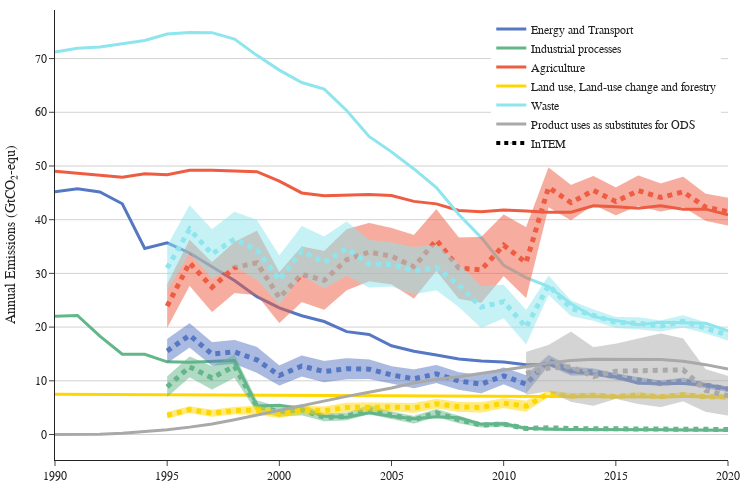

Here is the notebook cell this chart was saved with:
### Code cell
fig2 = go.Figure()

alpha = 0.6
color_1 = ["rgba(86, 119, 194, 1)", f"rgba(86, 119, 194, {alpha})"]
color_2 = ["rgba(99, 182, 137, 1)", f"rgba(99, 182, 137, {alpha})"]
color_3 = ["rgba(238,92,66, 1)", f"rgba(238,92,66, {alpha})"]
color_4 = ["rgba(255,215,0, 1)", f"rgba(255,215,0, {alpha})"]
color_5 = ["rgba(142,229,238, 1)", f"rgba(142,229,238, {alpha})"]
color_6 = ["rgba(169,169,169, 1)", f"rgba(169,169,169, {alpha})"]
color_7 = ["rgba(0, 0, 0, 1)", f"rgba(0, 0, 0, {alpha})"]

date_range = [1990, 1991, 1992, 1993, 1994, 1995, 1996, 1997, 1998, 1999, 2000, 2001, 2002, 2003,2004, 2005, 2006, 2007, 2008, 2009, 2010, 2011, 2012, 2013, 2014, 2015, 2016, 2017, 2018, 2019, 2020]
#date_range = ["2019-03-01", "2019-06-01"]

def errorbars(df, var, color, dash, name, showlegend=False):

    error_minus=df[var] - df[f"{var}_std"]
    error_plus=df[var] + df[f"{var}_std"]

    fig2.add_trace(go.Scatter(
        x=date_range,
        y=error_minus.values,
        fill=None,
        mode='lines',
        line=dict(color=color[1], width=0.1),
        showlegend=False,
        hoverinfo='skip'
        ))

    fig2.add_trace(go.Scatter(
        x=date_range,
        y=error_plus.values,
        fill="tonexty",
        mode='lines',
        line=dict(color=color[1], width=0.1),
        showlegend=False,
        hoverinfo='skip'
        ))
    
    fig2.add_trace(go.Scatter(
        x=date_range,
        y=df[var],
        mode="lines",
        line=dict(color=color[0], dash="dot", width = 0.1),
        showlegend=showlegend,
        name=name,
        hovertemplate = 'InTEM %{x|%Y}: %{y:.0f} Gt yr⁻¹<extra></extra>',
        ))

fig2.add_trace(go.Scatter(
    x=date_range,
    y=energy_both,
    mode='lines',
    line=dict(color=color_1[0], width=3.),
    showlegend=True,
    hovertemplate = 'Inventory Energy %{x|%Y}: %{y:.0f} Gt yr⁻¹<extra></extra>',
    name="Energy and Transport",
    ))

fig2.add_trace(go.Scatter(
    x=date_range,
    y=industrial_both,
    mode='lines',
    line=dict(color=color_2[0], width=3.),
    showlegend=True,
    hovertemplate = 'Inventory Industrial Processes %{x|%Y}: %{y:.0f} Gt yr⁻¹<extra></extra>',
    name="Industrial processes",
    ))

fig2.add_trace(go.Scatter(
    x=date_range,
    y=agricultural_both,
    mode='lines',
    line=dict(color=color_3[0], width=3.),
    showlegend=True,
    hovertemplate = 'Inventory Agriculture %{x|%Y}: %{y:.0f} Gt yr⁻¹<extra></extra>',
    name="Agriculture",
    ))

fig2.add_trace(go.Scatter(
    x=date_range,
    y=LULUCF_both,
    mode='lines',
    line=dict(color=color_4[0], width=3.),
    showlegend=True,
    hovertemplate = 'Inventory LULUCF %{x|%Y}: %{y:.0f} Gt yr⁻¹<extra></extra>',
    name="Land use, Land-use change and forestry",
    ))

fig2.add_trace(go.Scatter(
    x=date_range,
    y=waste_both,
    mode='lines',
    line=dict(color=color_5[0], width=3.),
    showlegend=True,
    hovertemplate = 'Inventory Waste %{x|%Y}: %{y:.0f} Gt yr⁻¹<extra></extra>',
    name="Waste",
    ))

errorbars(energy_both_intem, "InTEM_Energy", color_1, None, "InTEM")
fig2.add_trace(go.Scatter(
    x=date_range,
    y=energy_both_intem["InTEM_Energy"],
    mode='lines',
    line=dict(color=color_1[0], dash="dot", width=5),
    showlegend=False,
    hovertemplate = 'InTEM Energy %{x|%Y}: %{y:.0f} Gt yr⁻¹<extra></extra>',
    name="Energy",
    ))

errorbars(industrial_both_intem, "InTEM_Industry", color_2, None, "InTEM")
fig2.add_trace(go.Scatter(
    x=date_range,
    y=industrial_both_intem["InTEM_Industry"],
    mode='lines',
    line=dict(color=color_2[0], dash="dot", width=5),
    showlegend=False,
    hovertemplate = 'InTEM Industrial Processes %{x|%Y}: %{y:.0f} Gt yr⁻¹<extra></extra>',
    name="Industrial processes",
    ))

errorbars(agricultural_both_intem, "InTEM_Agriculture", color_3, None, "InTEM")
fig2.add_trace(go.Scatter(
    x=date_range,
    y=agricultural_both_intem["InTEM_Agriculture"],
    mode='lines',
    line=dict(color=color_3[0], dash="dot", width=5),
    showlegend=False,
    hovertemplate = 'InTEM Agriculture %{x|%Y}: %{y:.0f} Gt yr⁻¹<extra></extra>',
    name="Agriculture",
    ))

errorbars(LULUCF_both_intem, "InTEM_LULUCF", color_4, None, "InTEM")
fig2.add_trace(go.Scatter(
    x=date_range,
    y=LULUCF_both_intem["InTEM_LULUCF"],
    mode='lines',
    line=dict(color=color_4[0], dash="dot", width=5),
    showlegend=False,
    hovertemplate = 'InTEM LULUCF %{x|%Y}: %{y:.0f} Gt yr⁻¹<extra></extra>',
    name="Land use, Land-use change and forestry",
    ))

errorbars(waste_both_intem, "InTEM_Waste", color_5, None, "InTEM")
fig2.add_trace(go.Scatter(
    x=date_range,
    y=waste_both_intem["InTEM_Waste"],
    mode='lines',
    line=dict(color=color_5[0], dash="dot", width=5),
    showlegend=False,
    hovertemplate = 'InTEM Waste %{x|%Y}: %{y:.0f} Gt yr⁻¹<extra></extra>',
    name="Waste",
    ))

#fig2.add_trace(go.Scatter(
#    x=date_range,
#    y=invent_fgas_1["Total"],
#    mode='lines',
#    line=dict(color=color_6[0], width=3.),
#    showlegend=True,
#    hovertemplate = 'Inventory F Gases %{x|%Y}: %{y:.0f} Gt yr⁻¹<extra></extra>',
#    name="F Gases",
#    ))

fig2.add_trace(go.Scatter(
    x=date_range,
    y=df_test["ODS"],
    mode='lines',
    line=dict(color=color_6[0], width=3.),
    showlegend=True,
    hovertemplate = 'Inventory Product uses as substitutes for ODS %{x|%Y}: %{y:.0f} Gt yr⁻¹<extra></extra>',
    name="Product uses as substitutes for ODS",
    ))

#errorbars(df_fgas, "InTEM", color_6, None, "InTEM")
#fig2.add_trace(go.Scatter(
#    x=date_range,
#    y=df_fgas["InTEM"],
#    mode='lines',
#    line=dict(color=color_6[0], dash = "dot",  width=5),
#    showlegend=False,
#    hovertemplate = 'InTEM F Gases %{x|%Y}: %{y:.0f} Gt yr⁻¹<extra></extra>',
#    name="F Gases",
#    ))

errorbars(df_fgas, "InTEM_ODS", color_6, None, "InTEM")
fig2.add_trace(go.Scatter(
    x=date_range,
    y=df_fgas["InTEM_ODS"],
    mode='lines',
    line=dict(color=color_6[0], dash = "dot",  width=5),
    showlegend=False,
    hovertemplate = 'InTEM F Gases %{x|%Y}: %{y:.0f} Gt yr⁻¹<extra></extra>',
    name="F Gases",
    ))


fig2.add_trace(go.Scatter(
    x=[pd.Timestamp("1900-01-01"), pd.Timestamp("1900-01-02")],
    y=[0., 0.],
    line=dict(color="black", dash="dot", width=4),
    marker=dict(opacity=0., size=0),
    showlegend=True,
    name="InTEM"
    ))
    
fig2.update_layout(
    yaxis_title="Annual Emissions (GtCO₂-equ)",
    template="simple_white",
    autosize=False,
    width=750,
    height=500,
    legend=dict(
        yanchor="top",
        y=0.99,
        xanchor="right",
        x=0.99,
        traceorder="normal"),
    margin=dict(l=55, r=10, t=10, b=40),
    # paper_bgcolor='rgba(0,0,0,0)',
    # plot_bgcolor='rgba(0,0,0,0)'
)
    


fig2.update_yaxes(showgrid=True, gridwidth=1, gridcolor='Lightgrey')

fig2.layout.font.size=12
fig2.layout.font.family="Arial"

#fig2.write_image("Annual_Emissions_by_sector.png")
#fig2.write_image("Annual_Emissions_by_sector.pdf")
#fig2.write_html("Annual_Emissions_by_sector.html")

fig2.show()

### Figure 1 — Plotly figure (JSON) as saved in the notebook; plotly's stock layout.template omitted (floating-point values rounded to 4 significant figures)
{"data": [{"hovertemplate": "Inventory Energy %{x|%Y}: %{y:.0f} Gt yr⁻¹<extra></extra>", "line": {"color": "rgba(86, 119, 194, 1)", "width": 3}, "mode": "lines", "name": "Energy and Transport", "showlegend": true, "type": "scatter", "x": [1990, 1991, 1992, 1993, 1994, 1995, 1996, 1997, 1998, 1999, 2000, 2001, 2002, 2003, 2004, 2005, 2006, 2007, 2008, 2009, 2010, 2011, 2012, 2013, 2014, 2015, 2016, 2017, 2018, 2019, 2020], "y": [45.18, 45.74, 45.16, 42.97, 34.63, 35.68, 33.8, 31.3, 28.69, 25.67, 23.57, 22.11, 21.04, 19.15, 18.62, 16.53, 15.51, 14.82, 14.06, 13.68, 13.48, 12.99, 13.07, 11.75, 11.21, 10.75, 9.554, 9.466, 9.483, 9.211, 8.511]}, {"hovertemplate": "Inventory Industrial Processes %{x|%Y}: %{y:.0f} Gt yr⁻¹<extra></extra>", "line": {"color": "rgba(99, 182, 137, 1)", "width": 3}, "mode": "lines", "name": "Industrial processes", "showlegend": true, "type": "scatter", "x": [1990, 1991, 1992, 1993, 1994, 1995, 1996, 1997, 1998, 1999, 2000, 2001, 2002, 2003, 2004, 2005, 2006, 2007, 2008, 2009, 2010, 2011, 2012, 2013, 2014, 2015, 2016, 2017, 2018, 2019, 2020], "y": [22.04, 22.18, 18.32, 14.94, 14.93, 13.53, 13.47, 13.59, 13.78, 5.308, 5.462, 4.838, 3.419, 3.235, 4.033, 3.415, 2.923, 3.317, 3.118, 1.892, 2.008, 1.171, 0.9622, 0.9233, 0.9387, 0.8572, 0.8759, 0.8903, 0.8507, 0.9002, 0.8115]}, {"hovertemplate": "Inventory Agriculture %{x|%Y}: %{y:.0f} Gt yr⁻¹<extra></extra>", "line": {"color": "rgba(238,92,66, 1)", "width": 3}, "mode": "lines", "name": "Agriculture", "showlegend": true, "type": "scatter", "x": [1990, 1991, 1992, 1993, 1994, 1995, 1996, 1997, 1998, 1999, 2000, 2001, 2002, 2003, 2004, 2005, 2006, 2007, 2008, 2009, 2010, 2011, 2012, 2013, 2014, 2015, 2016, 2017, 2018, 2019, 2020], "y": [49.02, 48.67, 48.34, 47.89, 48.55, 48.36, 49.21, 49.23, 49.06, 48.94, 47.18, 44.99, 44.47, 44.62, 44.68, 44.51, 43.41, 42.95, 41.71, 41.46, 41.81, 41.64, 41.38, 41.38, 42.59, 42.4, 42.14, 42.61, 41.94, 41.97, 40.9]}, {"hovertemplate": "Inventory LULUCF %{x|%Y}: %{y:.0f} Gt yr⁻¹<extra></extra>", "line": {"color": "rgba(255,215,0, 1)", "width": 3}, "mode": "lines", "name": "Land use, Land-use change and forestry", "showlegend": true, "type": "scatter", "x": [1990, 1991, 1992, 1993, 1994, 1995, 1996, 1997, 1998, 1999, 2000, 2001, 2002, 2003, 2004, 2005, 2006, 2007, 2008, 2009, 2010, 2011, 2012, 2013, 2014, 2015, 2016, 2017, 2018, 2019, 2020], "y": [7.498, 7.482, 7.451, 7.43, 7.407, 7.407, 7.363, 7.354, 7.311, 7.268, 7.264, 7.231, 7.206, 7.24, 7.163, 7.153, 7.12, 7.121, 7.083, 7.052, 7.063, 7.08, 7.038, 7.038, 6.986, 7.009, 7.006, 6.989, 7.053, 7.105, 7.051]}, {"hovertemplate": "Inventory Waste %{x|%Y}: %{y:.0f} Gt yr⁻¹<extra></extra>", "line": {"color": "rgba(142,229,238, 1)", "width": 3}, "mode": "lines", "name": "Waste", "showlegend": true, "type": "scatter", "x": [1990, 1991, 1992, 1993, 1994, 1995, 1996, 1997, 1998, 1999, 2000, 2001, 2002, 2003, 2004, 2005, 2006, 2007, 2008, 2009, 2010, 2011, 2012, 2013, 2014, 2015, 2016, 2017, 2018, 2019, 2020], "y": [71.22, 71.93, 72.17, 72.81, 73.39, 74.56, 74.86, 74.83, 73.64, 70.6, 67.85, 65.54, 64.32, 60.33, 55.51, 52.63, 49.44, 45.98, 40.98, 36.66, 31.51, 29.2, 27.56, 24.35, 21.94, 21.24, 20.43, 20.9, 20.87, 20.73, 19.31]}, {"hoverinfo": "skip", "line": {"color": "rgba(86, 119, 194, 0.6)", "width": 0.1}, "mode": "lines", "showlegend": false, "type": "scatter", "x": [1990, 1991, 1992, 1993, 1994, 1995, 1996, 1997, 1998, 1999, 2000, 2001, 2002, 2003, 2004, 2005, 2006, 2007, 2008, 2009, 2010, 2011, 2012, 2013, 2014, 2015, 2016, 2017, 2018, 2019, 2020], "y": [null, null, null, null, null, 13.3, 16.22, 12.78, 13.16, 11.5, 9.132, 10.82, 9.738, 10.31, 10.35, 9.485, 8.629, 9.603, 8.324, 7.696, 9.37, 7.668, 12.81, 10.99, 11.04, 10.21, 9.46, 8.999, 9.371, 8.6, 7.947, null]}, {"fill": "tonexty", "hoverinfo": "skip", "line": {"color": "rgba(86, 119, 194, 0.6)", "width": 0.1}, "mode": "lines", "showlegend": false, "type": "scatter", "x": [1990, 1991, 1992, 1993, 1994, 1995, 1996, 1997, 1998, 1999, 2000, 2001, 2002, 2003, 2004, 2005, 2006, 2007, 2008, 2009, 2010, 2011, 2012, 2013, 2014, 2015, 2016, 2017, 2018, 2019, 2020], "y": [null, null, null, null, null, 17.78, 20.74, 17.16, 17.6, 16.3, 12.86, 14.69, 13.68, 14.22, 13.98, 12.69, 12.12, 12.95, 11.6, 11.08, 12.47, 11.05, 14.81, 12.63, 12.28, 11.4, 10.64, 10.07, 10.55, 9.628, 8.953, null]}, {"hovertemplate": "InTEM %{x|%Y}: %{y:.0f} Gt yr⁻¹<extra></extra>", "line": {"color": "rgba(86, 119, 194, 1)", "dash": "dot", "width": 0.1}, "mode": "lines", "name": "InTEM", "showlegend": false, "type": "scatter", "x": [1990, 1991, 1992, 1993, 1994, 1995, 1996, 1997, 1998, 1999, 2000, 2001, 2002, 2003, 2004, 2005, 2006, 2007, 2008, 2009, 2010, 2011, 2012, 2013, 2014, 2015, 2016, 2017, 2018, 2019, 2020], "y": [null, null, null, null, null, 15.54, 18.48, 14.97, 15.38, 13.9, 10.99, 12.75, 11.71, 12.26, 12.16, 11.09, 10.37, 11.28, 9.964, 9.388, 10.92, 9.357, 13.81, 11.81, 11.66, 10.8, 10.05, 9.535, 9.962, 9.114, 8.45, null]}, {"hovertemplate": "InTEM Energy %{x|%Y}: %{y:.0f} Gt yr⁻¹<extra></extra>", "line": {"color": "rgba(86, 119, 194, 1)", "dash": "dot", "width": 5}, "mode": "lines", "name": "Energy", "showlegend": false, "type": "scatter", "x": [1990, 1991, 1992, 1993, 1994, 1995, 1996, 1997, 1998, 1999, 2000, 2001, 2002, 2003, 2004, 2005, 2006, 2007, 2008, 2009, 2010, 2011, 2012, 2013, 2014, 2015, 2016, 2017, 2018, 2019, 2020], "y": [null, null, null, null, null, 15.54, 18.48, 14.97, 15.38, 13.9, 10.99, 12.75, 11.71, 12.26, 12.16, 11.09, 10.37, 11.28, 9.964, 9.388, 10.92, 9.357, 13.81, 11.81, 11.66, 10.8, 10.05, 9.535, 9.962, 9.114, 8.45, null]}, {"hoverinfo": "skip", "line": {"color": "rgba(99, 182, 137, 0.6)", "width": 0.1}, "mode": "lines", "showlegend": false, "type": "scatter", "x": [1990, 1991, 1992, 1993, 1994, 1995, 1996, 1997, 1998, 1999, 2000, 2001, 2002, 2003, 2004, 2005, 2006, 2007, 2008, 2009, 2010, 2011, 2012, 2013, 2014, 2015, 2016, 2017, 2018, 2019, 2020], "y": [null, null, null, null, null, 6.964, 10.67, 8.365, 10.57, 4.128, 3.329, 3.608, 2.449, 2.653, 3.792, 2.902, 2.047, 3.269, 2.077, 1.321, 1.501, 0.8001, 1.133, 0.9948, 1.017, 0.8794, 0.9906, 0.985, 0.9673, 0.9346, 0.8603, null]}, {"fill": "tonexty", "hoverinfo": "skip", "line": {"color": "rgba(99, 182, 137, 0.6)", "width": 0.1}, "mode": "lines", "showlegend": false, "type": "scatter", "x": [1990, 1991, 1992, 1993, 1994, 1995, 1996, 1997, 1998, 1999, 2000, 2001, 2002, 2003, 2004, 2005, 2006, 2007, 2008, 2009, 2010, 2011, 2012, 2013, 2014, 2015, 2016, 2017, 2018, 2019, 2020], "y": [null, null, null, null, null, 10.79, 14.51, 12.7, 14.85, 6.344, 5.17, 5.582, 3.935, 4.043, 5.482, 4.282, 3.44, 4.754, 3.451, 2.217, 2.387, 1.407, 1.403, 1.212, 1.191, 1.033, 1.157, 1.143, 1.133, 1.084, 1.007, null]}, {"hovertemplate": "InTEM %{x|%Y}: %{y:.0f} Gt yr⁻¹<extra></extra>", "line": {"color": "rgba(99, 182, 137, 1)", "dash": "dot", "width": 0.1}, "mode": "lines", "name": "InTEM", "showlegend": false, "type": "scatter", "x": [1990, 1991, 1992, 1993, 1994, 1995, 1996, 1997, 1998, 1999, 2000, 2001, 2002, 2003, 2004, 2005, 2006, 2007, 2008, 2009, 2010, 2011, 2012, 2013, 2014, 2015, 2016, 2017, 2018, 2019, 2020], "y": [null, null, null, null, null, 8.878, 12.59, 10.53, 12.71, 5.236, 4.25, 4.595, 3.192, 3.348, 4.637, 3.592, 2.743, 4.012, 2.764, 1.769, 1.944, 1.103, 1.268, 1.103, 1.104, 0.956, 1.074, 1.064, 1.05, 1.009, 0.9339, null]}, {"hovertemplate": "InTEM Industrial Processes %{x|%Y}: %{y:.0f} Gt yr⁻¹<extra></extra>", "line": {"color": "rgba(99, 182, 137, 1)", "dash": "dot", "width": 5}, "mode": "lines", "name": "Industrial processes", "showlegend": false, "type": "scatter", "x": [1990, 1991, 1992, 1993, 1994, 1995, 1996, 1997, 1998, 1999, 2000, 2001, 2002, 2003, 2004, 2005, 2006, 2007, 2008, 2009, 2010, 2011, 2012, 2013, 2014, 2015, 2016, 2017, 2018, 2019, 2020], "y": [null, null, null, null, null, 8.878, 12.59, 10.53, 12.71, 5.236, 4.25, 4.595, 3.192, 3.348, 4.637, 3.592, 2.743, 4.012, 2.764, 1.769, 1.944, 1.103, 1.268, 1.103, 1.104, 0.956, 1.074, 1.064, 1.05, 1.009, 0.9339, null]}, {"hoverinfo": "skip", "line": {"color": "rgba(238,92,66, 0.6)", "width": 0.1}, "mode": "lines", "showlegend": false, "type": "scatter", "x": [1990, 1991, 1992, 1993, 1994, 1995, 1996, 1997, 1998, 1999, 2000, 2001, 2002, 2003, 2004, 2005, 2006, 2007, 2008, 2009, 2010, 2011, 2012, 2013, 2014, 2015, 2016, 2017, 2018, 2019, 2020], "y": [null, null, null, null, null, 19.86, 27.7, 22.82, 26.33, 25.98, 20.75, 24.69, 23.24, 26.85, 28.53, 27.96, 25.32, 30.48, 25.3, 24.53, 29.52, 25.42, 42.31, 39.89, 42.78, 40.81, 42.6, 41.52, 42.36, 39.82, 38.9, null]}, {"fill": "tonexty", "hoverinfo": "skip", "line": {"color": "rgba(238,92,66, 0.6)", "width": 0.1}, "mode": "lines", "showlegend": false, "type": "scatter", "x": [1990, 1991, 1992, 1993, 1994, 1995, 1996, 1997, 1998, 1999, 2000, 2001, 2002, 2003, 2004, 2005, 2006, 2007, 2008, 2009, 2010, 2011, 2012, 2013, 2014, 2015, 2016, 2017, 2018, 2019, 2020], "y": [null, null, null, null, null, 27.96, 36.25, 32.05, 35.83, 37.96, 30.2, 35.0, 34.18, 38.24, 39.4, 38.43, 37.14, 41.93, 36.69, 36.8, 40.98, 38.59, 49.74, 46.45, 48.12, 45.97, 48.23, 46.75, 48.01, 44.84, 44.1, null]}, {"hovertemplate": "InTEM %{x|%Y}: %{y:.0f} Gt yr⁻¹<extra></extra>", "line": {"color": "rgba(238,92,66, 1)", "dash": "dot", "width": 0.1}, "mode": "lines", "name": "InTEM", "showlegend": false, "type": "scatter", "x": [1990, 1991, 1992, 1993, 1994, 1995, 1996, 1997, 1998, 1999, 2000, 2001, 2002, 2003, 2004, 2005, 2006, 2007, 2008, 2009, 2010, 2011, 2012, 2013, 2014, 2015, 2016, 2017, 2018, 2019, 2020], "y": [null, null, null, null, null, 23.91, 31.97, 27.44, 31.08, 31.97, 25.47, 29.84, 28.71, 32.54, 33.97, 33.2, 31.23, 36.2, 30.99, 30.67, 35.25, 32.0, 46.02, 43.17, 45.45, 43.39, 45.42, 44.13, 45.18, 42.33, 41.5, null]}, {"hovertemplate": "InTEM Agriculture %{x|%Y}: %{y:.0f} Gt yr⁻¹<extra></extra>", "line": {"color": "rgba(238,92,66, 1)", "dash": "dot", "width": 5}, "mode": "lines", "name": "Agriculture", "showlegend": false, "type": "scatter", "x": [1990, 1991, 1992, 1993, 1994, 1995, 1996, 1997, 1998, 1999, 2000, 2001, 2002, 2003, 2004, 2005, 2006, 2007, 2008, 2009, 2010, 2011, 2012, 2013, 2014, 2015, 2016, 2017, 2018, 2019, 2020], "y": [null, null, null, null, null, 23.91, 31.97, 27.44, 31.08, 31.97, 25.47, 29.84, 28.71, 32.54, 33.97, 33.2, 31.23, 36.2, 30.99, 30.67, 35.25, 32.0, 46.02, 43.17, 45.45, 43.39, 45.42, 44.13, 45.18, 42.33, 41.5, null]}, {"hoverinfo": "skip", "line": {"color": "rgba(255,215,0, 0.6)", "width": 0.1}, "mode": "lines", "showlegend": false, "type": "scatter", "x": [1990, 1991, 1992, 1993, 1994, 1995, 1996, 1997, 1998, 1999, 2000, 2001, 2002, 2003, 2004, 2005, 2006, 2007, 2008, 2009, 2010, 2011, 2012, 2013, 2014, 2015, 2016, 2017, 2018, 2019, 2020], "y": [null, null, null, null, null, 2.989, 4.021, 3.318, 3.792, 3.7, 3.089, 3.83, 3.613, 4.188, 4.353, 4.33, 4.066, 4.854, 4.249, 4.077, 4.948, 4.247, 7.025, 6.648, 6.918, 6.677, 6.951, 6.655, 6.974, 6.633, 6.584, null]}, {"fill": "tonexty", "hoverinfo": "skip", "line": {"color": "rgba(255,215,0, 0.6)", "width": 0.1}, "mode": "lines", "showlegend": false, "type": "scatter", "x": [1990, 1991, 1992, 1993, 1994, 1995, 1996, 1997, 1998, 1999, 2000, 2001, 2002, 2003, 2004, 2005, 2006, 2007, 2008, 2009, 2010, 2011, 2012, 2013, 2014, 2015, 2016, 2017, 2018, 2019, 2020], "y": [null, null, null, null, null, 4.17, 5.242, 4.619, 5.143, 5.37, 4.458, 5.362, 5.237, 5.902, 5.967, 5.889, 5.853, 6.621, 6.053, 6.003, 6.73, 6.278, 8.178, 7.672, 7.719, 7.467, 7.824, 7.449, 7.855, 7.425, 7.417, null]}, {"hovertemplate": "InTEM %{x|%Y}: %{y:.0f} Gt yr⁻¹<extra></extra>", "line": {"color": "rgba(255,215,0, 1)", "dash": "dot", "width": 0.1}, "mode": "lines", "name": "InTEM", "showlegend": false, "type": "scatter", "x": [1990, 1991, 1992, 1993, 1994, 1995, 1996, 1997, 1998, 1999, 2000, 2001, 2002, 2003, 2004, 2005, 2006, 2007, 2008, 2009, 2010, 2011, 2012, 2013, 2014, 2015, 2016, 2017, 2018, 2019, 2020], "y": [null, null, null, null, null, 3.58, 4.632, 3.968, 4.467, 4.535, 3.773, 4.596, 4.425, 5.045, 5.16, 5.11, 4.96, 5.737, 5.151, 5.04, 5.839, 5.263, 7.601, 7.16, 7.318, 7.072, 7.388, 7.052, 7.414, 7.029, 7.0, null]}, {"hovertemplate": "InTEM LULUCF %{x|%Y}: %{y:.0f} Gt yr⁻¹<extra></extra>", "line": {"color": "rgba(255,215,0, 1)", "dash": "dot", "width": 5}, "mode": "lines", "name": "Land use, Land-use change and forestry", "showlegend": false, "type": "scatter", "x": [1990, 1991, 1992, 1993, 1994, 1995, 1996, 1997, 1998, 1999, 2000, 2001, 2002, 2003, 2004, 2005, 2006, 2007, 2008, 2009, 2010, 2011, 2012, 2013, 2014, 2015, 2016, 2017, 2018, 2019, 2020], "y": [null, null, null, null, null, 3.58, 4.632, 3.968, 4.467, 4.535, 3.773, 4.596, 4.425, 5.045, 5.16, 5.11, 4.96, 5.737, 5.151, 5.04, 5.839, 5.263, 7.601, 7.16, 7.318, 7.072, 7.388, 7.052, 7.414, 7.029, 7.0, null]}, {"hoverinfo": "skip", "line": {"color": "rgba(142,229,238, 0.6)", "width": 0.1}, "mode": "lines", "showlegend": false, "type": "scatter", "x": [1990, 1991, 1992, 1993, 1994, 1995, 1996, 1997, 1998, 1999, 2000, 2001, 2002, 2003, 2004, 2005, 2006, 2007, 2008, 2009, 2010, 2011, 2012, 2013, 2014, 2015, 2016, 2017, 2018, 2019, 2020], "y": [null, null, null, null, null, 26.84, 33.75, 29.04, 31.32, 28.76, 24.25, 29.59, 27.25, 29.62, 27.38, 27.55, 26.13, 26.86, 23.75, 19.84, 21.65, 16.79, 26.01, 22.05, 21.17, 19.85, 19.59, 19.16, 19.95, 18.86, 17.5, null]}, {"fill": "tonexty", "hoverinfo": "skip", "line": {"color": "rgba(142,229,238, 0.6)", "width": 0.1}, "mode": "lines", "showlegend": false, "type": "scatter", "x": [1990, 1991, 1992, 1993, 1994, 1995, 1996, 1997, 1998, 1999, 2000, 2001, 2002, 2003, 2004, 2005, 2006, 2007, 2008, 2009, 2010, 2011, 2012, 2013, 2014, 2015, 2016, 2017, 2018, 2019, 2020], "y": [null, null, null, null, null, 35.13, 42.71, 38.2, 41.47, 39.96, 33.33, 38.82, 36.86, 39.67, 36.2, 35.73, 34.86, 35.33, 31.84, 27.6, 27.87, 23.16, 29.56, 24.95, 23.27, 21.9, 21.82, 21.23, 22.23, 20.91, 19.52, null]}, {"hovertemplate": "InTEM %{x|%Y}: %{y:.0f} Gt yr⁻¹<extra></extra>", "line": {"color": "rgba(142,229,238, 1)", "dash": "dot", "width": 0.1}, "mode": "lines", "name": "InTEM", "showlegend": false, "type": "scatter", "x": [1990, 1991, 1992, 1993, 1994, 1995, 1996, 1997, 1998, 1999, 2000, 2001, 2002, 2003, 2004, 2005, 2006, 2007, 2008, 2009, 2010, 2011, 2012, 2013, 2014, 2015, 2016, 2017, 2018, 2019, 2020], "y": [null, null, null, null, null, 30.98, 38.23, 33.62, 36.39, 34.36, 28.79, 34.21, 32.06, 34.64, 31.79, 31.64, 30.49, 31.09, 27.8, 23.72, 24.76, 19.98, 27.78, 23.5, 22.22, 20.87, 20.71, 20.2, 21.09, 19.88, 18.51, null]}, {"hovertemplate": "InTEM Waste %{x|%Y}: %{y:.0f} Gt yr⁻¹<extra></extra>", "line": {"color": "rgba(142,229,238, 1)", "dash": "dot", "width": 5}, "mode": "lines", "name": "Waste", "showlegend": false, "type": "scatter", "x": [1990, 1991, 1992, 1993, 1994, 1995, 1996, 1997, 1998, 1999, 2000, 2001, 2002, 2003, 2004, 2005, 2006, 2007, 2008, 2009, 2010, 2011, 2012, 2013, 2014, 2015, 2016, 2017, 2018, 2019, 2020], "y": [null, null, null, null, null, 30.98, 38.23, 33.62, 36.39, 34.36, 28.79, 34.21, 32.06, 34.64, 31.79, 31.64, 30.49, 31.09, 27.8, 23.72, 24.76, 19.98, 27.78, 23.5, 22.22, 20.87, 20.71, 20.2, 21.09, 19.88, 18.51, null]}, {"hovertemplate": "Inventory Product uses as substitutes for ODS %{x|%Y}: %{y:.0f} Gt yr⁻¹<extra></extra>", "line": {"color": "rgba(169,169,169, 1)", "width": 3}, "mode": "lines", "name": "Product uses as substitutes for ODS", "showlegend": true, "type": "scatter", "x": [1990, 1991, 1992, 1993, 1994, 1995, 1996, 1997, 1998, 1999, 2000, 2001, 2002, 2003, 2004, 2005, 2006, 2007, 2008, 2009, 2010, 2011, 2012, 2013, 2014, 2015, 2016, 2017, 2018, 2019, 2020], "y": [0.00845, 0.02493, 0.04944, 0.2298, 0.526, 0.8858, 1.373, 1.958, 2.736, 3.621, 4.478, 5.439, 6.24, 7.099, 7.876, 8.653, 9.583, 10.28, 10.76, 11.35, 11.96, 12.61, 13.3, 13.77, 13.99, 14.02, 14.05, 13.97, 13.65, 13.01, 12.18]}, {"hoverinfo": "skip", "line": {"color": "rgba(169,169,169, 0.6)", "width": 0.1}, "mode": "lines", "showlegend": false, "type": "scatter", "x": [1990, 1991, 1992, 1993, 1994, 1995, 1996, 1997, 1998, 1999, 2000, 2001, 2002, 2003, 2004, 2005, 2006, 2007, 2008, 2009, 2010, 2011, 2012, 2013, 2014, 2015, 2016, 2017, 2018, 2019, 2020], "y": [null, null, null, null, null, null, null, null, null, null, null, null, null, null, null, null, null, null, null, null, null, 7.389, 8.042, 6.106, 5.342, 6.661, 5.678, 5.107, 6.201, 4.256, 3.557, null]}, {"fill": "tonexty", "hoverinfo": "skip", "line": {"color": "rgba(169,169,169, 0.6)", "width": 0.1}, "mode": "lines", "showlegend": false, "type": "scatter", "x": [1990, 1991, 1992, 1993, 1994, 1995, 1996, 1997, 1998, 1999, 2000, 2001, 2002, 2003, 2004, 2005, 2006, 2007, 2008, 2009, 2010, 2011, 2012, 2013, 2014, 2015, 2016, 2017, 2018, 2019, 2020], "y": [null, null, null, null, null, null, null, null, null, null, null, null, null, null, null, null, null, null, null, null, null, 15.35, 16.68, 19.15, 16.25, 16.9, 17.88, 18.83, 17.89, 12.15, 10.91, null]}, {"hovertemplate": "InTEM %{x|%Y}: %{y:.0f} Gt yr⁻¹<extra></extra>", "line": {"color": "rgba(169,169,169, 1)", "dash": "dot", "width": 0.1}, "mode": "lines", "name": "InTEM", "showlegend": false, "type": "scatter", "x": [1990, 1991, 1992, 1993, 1994, 1995, 1996, 1997, 1998, 1999, 2000, 2001, 2002, 2003, 2004, 2005, 2006, 2007, 2008, 2009, 2010, 2011, 2012, 2013, 2014, 2015, 2016, 2017, 2018, 2019, 2020], "y": [null, null, null, null, null, null, null, null, null, null, null, null, null, null, null, null, null, null, null, null, null, 11.37, 12.36, 12.63, 10.8, 11.78, 11.78, 11.97, 12.05, 8.205, 7.235, null]}, {"hovertemplate": "InTEM F Gases %{x|%Y}: %{y:.0f} Gt yr⁻¹<extra></extra>", "line": {"color": "rgba(169,169,169, 1)", "dash": "dot", "width": 5}, "mode": "lines", "name": "F Gases", "showlegend": false, "type": "scatter", "x": [1990, 1991, 1992, 1993, 1994, 1995, 1996, 1997, 1998, 1999, 2000, 2001, 2002, 2003, 2004, 2005, 2006, 2007, 2008, 2009, 2010, 2011, 2012, 2013, 2014, 2015, 2016, 2017, 2018, 2019, 2020], "y": [null, null, null, null, null, null, null, null, null, null, null, null, null, null, null, null, null, null, null, null, null, 11.37, 12.36, 12.63, 10.8, 11.78, 11.78, 11.97, 12.05, 8.205, 7.235, null]}, {"line": {"color": "black", "dash": "dot", "width": 4}, "marker": {"opacity": 0, "size": 0}, "name": "InTEM", "showlegend": true, "type": "scatter", "x": ["1900-01-01T00:00:00", "1900-01-02T00:00:00"], "y": [0, 0]}], "layout": {"autosize": false, "font": {"family": "Arial", "size": 12}, "height": 500, "legend": {"traceorder": "normal", "x": 0.99, "xanchor": "right", "y": 0.99, "yanchor": "top"}, "margin": {"b": 40, "l": 55, "r": 10, "t": 10}, "width": 750, "xaxis": {"autorange": true, "range": [1990, 2020], "type": "linear"}, "yaxis": {"autorange": true, "gridcolor": "Lightgrey", "gridwidth": 1, "range": [-4.748, 79.05], "showgrid": true, "title": {"text": "Annual Emissions (GtCO₂-equ)"}, "type": "linear"}}}
